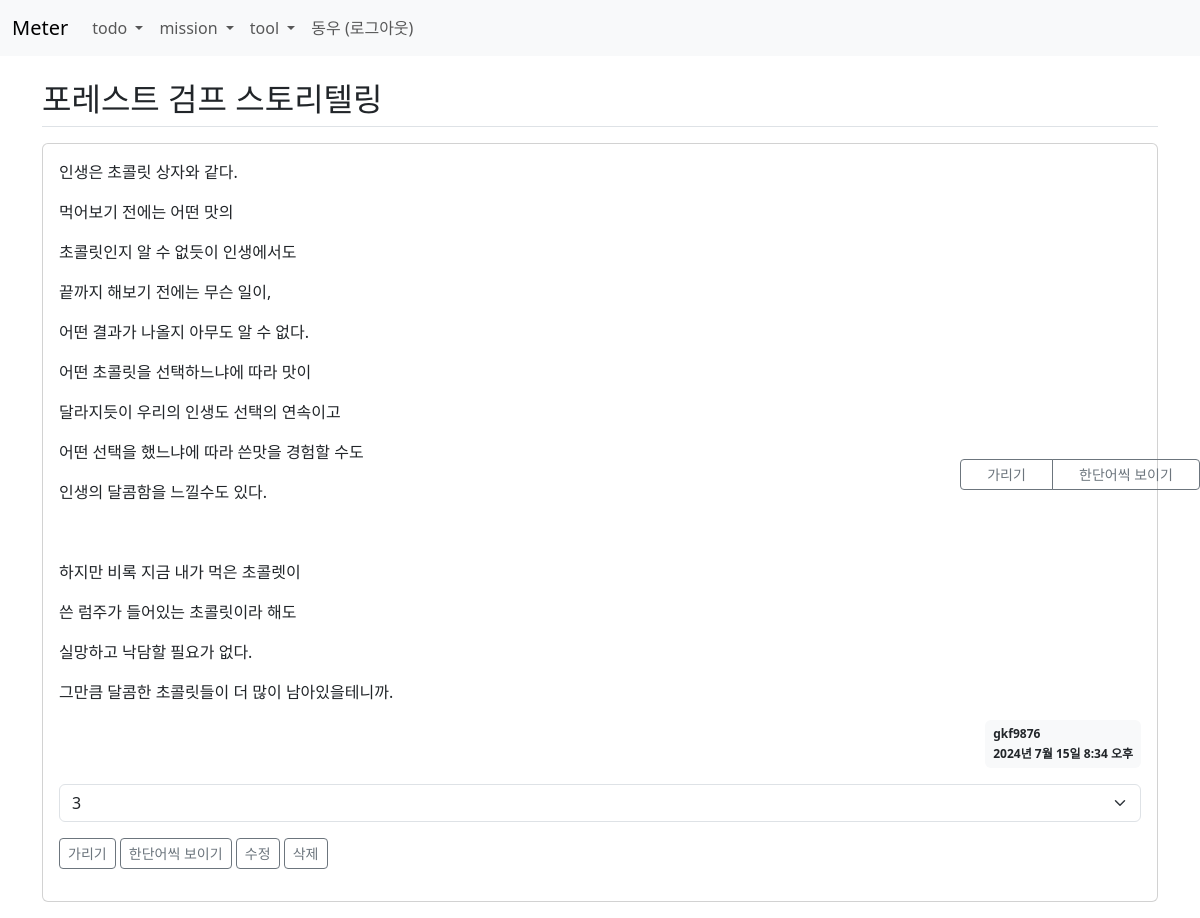
The app's page /memorization/5/ (signed in) with its own data.
### memorization/models.py (models this page shows)
class Memorization(models.Model):
    author = models.ForeignKey(User, on_delete=models.CASCADE)
    subject = models.CharField(max_length=200)
    content = HTMLField()
    use_yn = models.CharField(max_length=2, default='Y')
    create_date = models.DateTimeField()
    update_date = models.DateTimeField(null=True, blank=True)

### memorization/views.py (the view)
# urls.py: path('<int:memorization_id>/', views.detail, name='detail'),
@login_required(login_url='common:login')
def detail(request, memorization_id):
    memorization = get_object_or_404(Memorization, pk=memorization_id, author_id=request.user.id, use_yn='Y')
    context = {'memorization': memorization}
    return render(request, 'memorization/detail.html', context)

### templates/memorization/detail.html (shortened to what this page needs)
{% extends 'base.html' %}
{% load memorization_filter %}
{% block content %}
<div class="container my-3">
    <h2 class="border-bottom py-2">{{ memorization.subject }}</h2>
    <div class="card my-3">
        <div class="card-body">
            <div class="fixed-button btn-group" role="group" aria-label="mixed styles">
                <a href="javascript:void(0)" class="hideWord btn btn-sm btn-outline-secondary">가리기</a>
                <a href="javascript:void(0)" class="revealFirstWord btn btn-sm btn-outline-secondary">한단어씩 보이기</a>
            </div>
            <div class="card-text" id="content">{{ memorization.content|safe }}</div>
            <div class="d-flex justify-content-end">
                <div class="badge bg-light text-dark p-2 text-start">
                    <div class="mb-2">{{ memorization.author.username }}</div>
                    <div>{{ memorization.create_date }}</div>
                </div>
            </div>
            <div class="my-3">
                <select class="form-select my-3" id="level">
                    <option value="3" selected>3</option>
                </select>
                <a href="javascript:void(0)" class="hideWord btn btn-sm btn-outline-secondary">가리기</a>
                <a href="javascript:void(0)" class="revealFirstWord btn btn-sm btn-outline-secondary">한단어씩 보이기</a>
                {% if request.user == memorization.author %}
                <a href="{% url 'memorization:modify' memorization.id %}" class="btn btn-sm btn-outline-secondary">수정</a>
                <a href="javascript:void(0)" class="delete btn btn-sm btn-outline-secondary" data-uri="{% url 'memorization:delete' memorization.id %}">삭제</a>
                {% endif %}
            </div>
        </div>
    </div>
</div>
{% endblock %}

### templates/navbar.html (shortened to what this page needs)
<nav class="navbar navbar-expand-lg navbar-light bg-light border-botoom">
    <div class="container-fluid">
        <a class="navbar-brand" href="{% url 'info:index' %}">Meter</a>
        <div class="collapse navbar-collapse" id="navbarSupportedContent">
            <ul class="navbar-nav me-auto mb-2 mb-lg-0">
                <li class="nav-item dropdown">
                    <a class="nav-link dropdown-toggle" role="button" data-bs-toggle="dropdown" aria-expanded="false">
                        todo
                    </a>
                </li>
                <li class="nav-item dropdown">
                    <a class="nav-link dropdown-toggle" role="button" data-bs-toggle="dropdown" aria-expanded="false">
                        mission
                    </a>
                </li>
                <li class="nav-item dropdown">
                    <a class="nav-link dropdown-toggle" role="button" data-bs-toggle="dropdown" aria-expanded="false">
                        tool
                    </a>
                </li>
                <li class="nav-item">
                    {% if user.is_authenticated %}
                        <form name="logout" id="logout" method="post" action="{% url 'common:logout' %}">
                            <a class="nav-link" href="javascript:logout.submit();">{{ user.first_name }} (로그아웃)</a>
                        </form>
                    {% else %}
                    <a class="nav-link" href="{% url 'common:login' %}">로그인</a>
                    {% endif %}
                </li>
            </ul>
        </div>
    </div>
</nav>

### static/style.css (style rules this page uses)
.fixed-button { position: fixed; top: 50%; right: 0; left: 80%; z-index: 1030; }

### records on screen
Memorization: subject "포레스트 검프 스토리텔링", content "인생은 초콜릿 상자와 같다. 먹어보기 전에는 어떤 맛의 초콜릿인지 알 수 없듯이 인생에서도 끝까지 해보기 전에는 무슨 일이, 어떤 결과가 나올지 아무도 알 수 없다. 어떤 초콜릿을 선택하느냐에 따라 맛이 달라지듯이 우리의 인생도 선택의 연속이고 어떤 선택을 했느냐에 따라 쓴맛을 경험할 수도 인생의 달콤함을 느낄수도 있다. 하지만 비록 지금 내가 먹은 초콜렛이 쓴 럼주가 들어있는 초콜릿이라 해도 실망하고 낙담할 필요가 없다. 그만큼 달콤한 초콜릿들이 더 많이 남아있을테니까.", author.username "gkf9876", create_date "2024년 7월 15일 8:34 오후"

### other values on screen
{{ user.first_name }} "동우"
